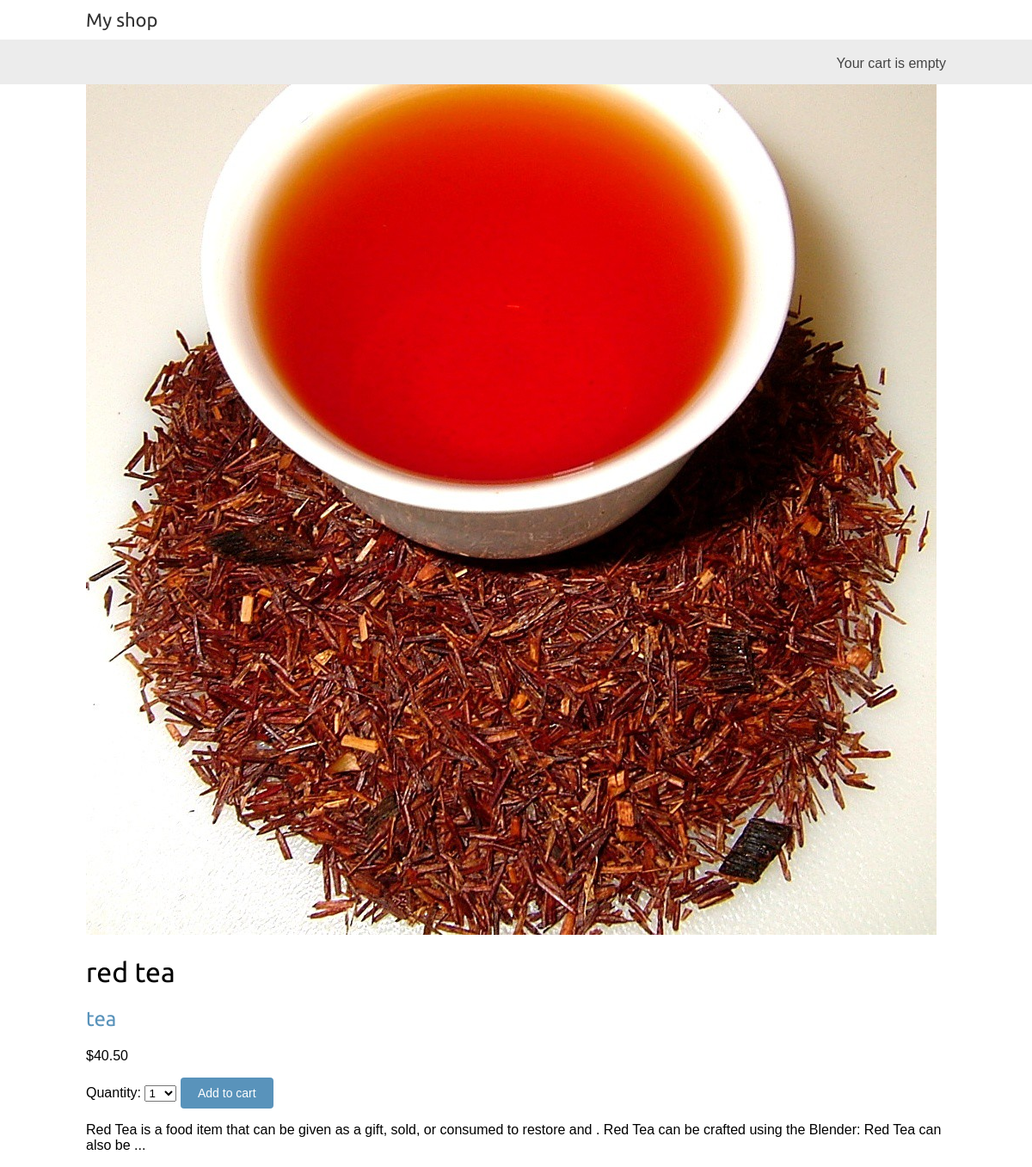
/2/red-tea/, run on the app's committed database.
### shop/models.py (models this page shows, shortened)
class Product(models.Model):
	category = models.ForeignKey(Category, related_name='products', on_delete=models.CASCADE)
	name = models.CharField(max_length=200)
	slug = models.SlugField(max_length=200)
	image = models.ImageField(upload_to='products/%Y/%m/%d', blank=True)
	description = models.TextField(blank=True)
	price = models.DecimalField(max_digits=10, decimal_places=2)
	available = models.BooleanField(default=True)
	created = models.DateTimeField(auto_now_add=True)
	updated = models.DateTimeField(auto_now=True)
	class Meta:
		ordering = ['name']
		indexes = [
			models.Index(fields=['id','slug']),
			models.Index(fields=['name']),
			models.Index(fields=['-created']),
		]

class Category(models.Model):
	name = models.CharField(max_length=200)
	slug = models.SlugField(max_length=200, unique=True)
	class Meta:
		ordering = ['name']
		indexes = [
			models.Index(fields=['name']),
		]
		verbose_name = 'category'
		verbose_name_plural = 'categories'
	def __str__(self):
		return self.name
	def get_absolute_url(self):
		return reverse('shop:product_list_by_category', args=[self.slug])

### shop/views.py (the view)
# urls.py: path('<int:id>/<slug:slug>/', views.product_detail, name='product_detail'),
def product_detail(request, id, slug):
	product = get_object_or_404(Product, id=id, slug=slug, available=True)
	cart_product_form = CartAddProductForm()
	return render(request, 'shop/product/detail.html', {'product':product,
				'cart_product_form':cart_product_form})

### cart/forms.py
class CartAddProductForm(forms.Form):
	quantity = forms.TypedChoiceField(choices = PRODUCT_QUANTITY_CHOICES, coerce=int)
	override = forms.BooleanField(required=False, initial=False, widget=forms.HiddenInput)

### cart/cart.py (called while the page is built)
	def __len__(self):
		return sum(item['quantity'] for item in self.cart.values())

### cart/context_processors.py (called while the page is built)
def cart(request):
	return {'cart':Cart(request)}

### shop/templates/shop/product/detail.html (shortened to what this page needs)
{% extends 'shop/base.html' %}
{% load static %}
{% block content %}
	<div class="proudct-detail">
		<img src="{% if product.image %}{{ product.image.url }}{% else %}
						{% static 'img/no_image.png' %}{% endif %}">
		<h1>{{ product.name }}</h1>
		<h2>
			<a href="{{ product.category.get_absolute_url }}">{{ product.category }}</a>
		</h2>
		<p class="price">${{ product.price }}</p>
		<form action="{% url 'cart:cart_add' product.id %}" method="post">
			{{ cart_product_form }}
			<input type="submit" value="Add to cart">
		</form>
		{{ product.description|linebreaks }}
	</div>
{% endblock content %}

### shop/static/css/base.css (style rules this page uses)
body { margin:0; padding:0; font-family:helvetica, sans-serif; }
h1, h2, h3, h4, h5 , h6 { font-family: 'Ubuntu', sans-serif; font-weight:normal; }
a { text-decoration:none; color:#5993bb; }
a.button, input[type="submit"] { color:#fff; background:#5993bb; border-radius:4px; padding:10px 20px; font-size:14px; border:0; }

### data on the page
Product: image (picture), name "red tea", category "tea", price "40.50", description "Red Tea is a food item that can be given as a gift, sold, or consumed to restore and . Red Tea can be crafted using the Blender: Red Tea can also be ..."
